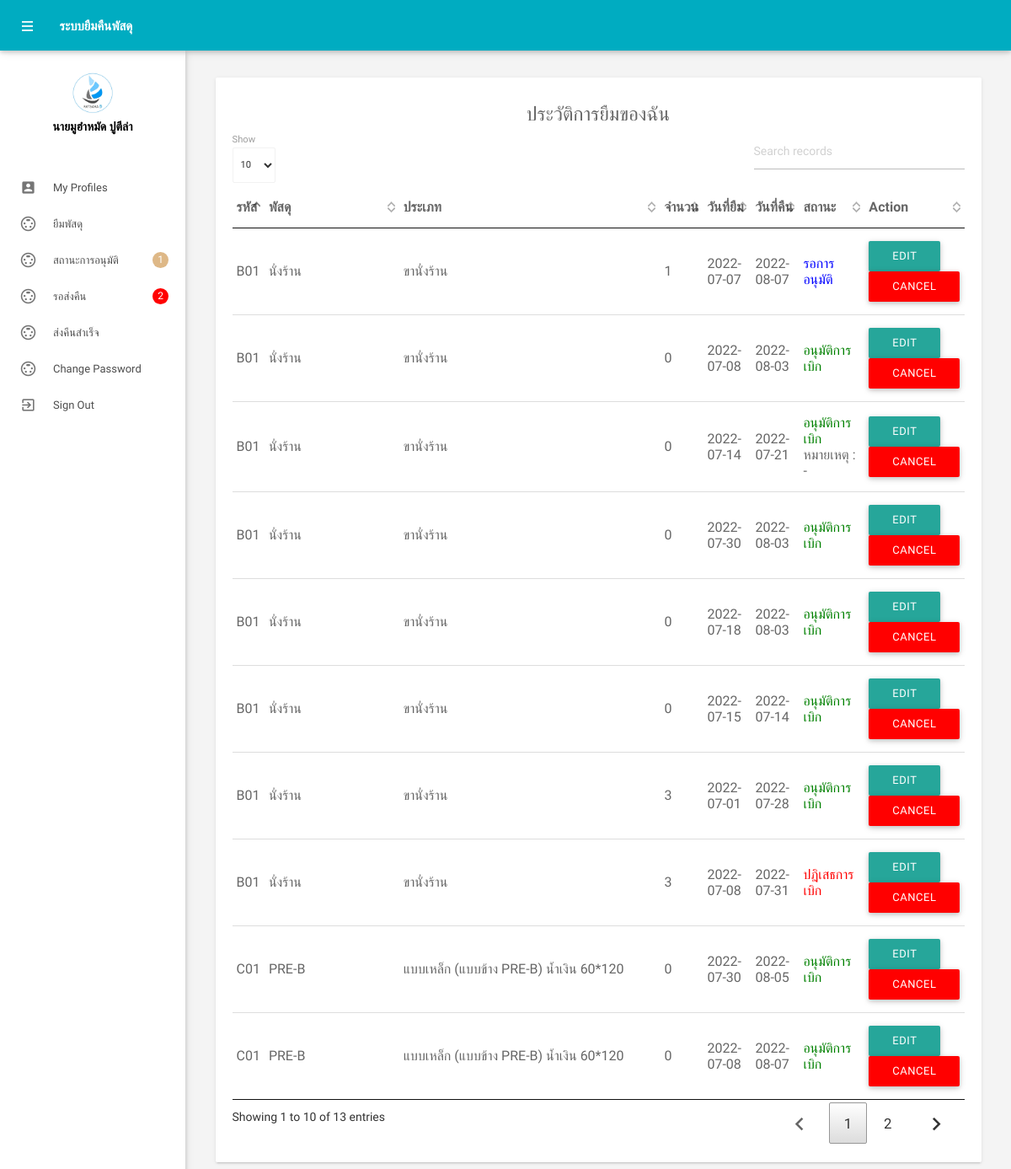
/listhistory.php (signed in), run on the app's committed database.
### tables this page shows
CREATE TABLE `tblemployees` (
  `id` int(11) NOT NULL,
  `FirstName` varchar(150) NOT NULL,
  `LastName` varchar(150) NOT NULL,
  `EmailId` varchar(200) NOT NULL,
  `Password` varchar(180) NOT NULL,
  `Gender` varchar(100) NOT NULL,
  `Address` varchar(255) NOT NULL,
  `Phonenumber` char(11) NOT NULL,
  `RegDate` timestamp NOT NULL DEFAULT current_timestamp()
);

CREATE TABLE `tbborrow` (
  `BorrowId` int(11) NOT NULL,
  `Work1` varchar(150) NOT NULL,
  `Work2` varchar(150) NOT NULL,
  `BorrowAmount` int(4) NOT NULL,
  `BorrowRequest` date NOT NULL,
  `BorrowReturn` date NOT NULL,
  `Other` varchar(150) NOT NULL,
  `StatusBorrow` int(2) NOT NULL,
  `id` int(11) NOT NULL,
  `TypePercelIdAuto` int(8) NOT NULL,
  `TimeRequest` timestamp NOT NULL DEFAULT current_timestamp() ON UPDATE current_timestamp(),
  `NoteBorrow` varchar(150) NOT NULL,
  `refuseAmount` int(4) NOT NULL
);

CREATE TABLE `tbtypepercel` (
  `TypePercelIdAuto` int(8) NOT NULL,
  `TypePercelId` varchar(15) NOT NULL,
  `TypePercelName` varchar(255) NOT NULL,
  `typePercelAmount` int(11) NOT NULL,
  `PercelIdAuto` int(11) NOT NULL
);

CREATE TABLE `tbpercel` (
  `PercelName` varchar(80) NOT NULL,
  `PercelIdAuto` int(4) NOT NULL,
  `PercelId` varchar(15) NOT NULL
);

### listhistory.php (the view, shortened to what this page needs)
<?php
include('includes/config.php');
?>
<!DOCTYPE html>
<html lang="en">
<head>
    <link type="text/css" rel="stylesheet" href="assets/plugins/materialize/css/materialize.min.css" />
    <link href="assets/plugins/material-preloader/css/materialPreloader.min.css" rel="stylesheet">
    <link href="assets/css/alpha.min.css" rel="stylesheet" type="text/css" />
    <link href="assets/css/custom.css" rel="stylesheet" type="text/css" />
    <link href="assets/plugins/datatables/css/jquery.dataTables.min.css" rel="stylesheet">
</head>
<body>
    <?php include('includes/header.php'); ?>
    <?php include('includes/sidebar.php'); ?>
    <main class="mn-inner">
        <div class="row">
            <div class="col s12 m12 l12">
                <div class="card">
                    <div class="card-content">
                        <h5 style="text-align:center;">ประวัติการยืมของฉัน</h5>
                        <table id="example" class="display responsive-table">
                            <thead>
                                <tr>
                                    <th>รหัส</th>
                                    <th width="150">พัสดุ</th>
                                    <th width="300">ประเภท</th>
                                    <th>จำนวน</th>
                                    <th>วันที่ยืม</th>
                                    <th>วันที่คืน</th>
                                    <th>สถานะ</th>
                                    <th width="30">Action</th>
                                </tr>
                            </thead>
                            <tbody>
                                <?php
                                $id = $_SESSION['eid'];
                                $sql = "
                                SELECT a.BorrowId,a.Work1,a.Work2,a.BorrowAmount,a.BorrowRequest
                                ,a.BorrowReturn,a.Other,b.StatusBorrowName,c.TypePercelId,a.NoteBorrow
                                , c.TypePercelName,d.PercelName FROM tbborrow as a
                                INNER JOIN tbstatusborrow as b ON a.StatusBorrow = b.StatusBorrow
                                INNER JOIN tbtypepercel as c ON a.TypePercelIdAuto = c.TypePercelIdAuto
                                INNER JOIN tbpercel as d ON d.PercelIdAuto = c.PercelIdAuto
                                WHERE id=:id;
                                ;
                                ";
                                $query = $dbh->prepare($sql);
                                $query->bindParam(':id', $id, PDO::PARAM_STR);
                                $query->execute();
                                $results = $query->fetchAll(PDO::FETCH_OBJ);
                                if ($query->rowCount() > 0) {
                                    foreach ($results as $result) {               ?>
                                        <tr>
                                            <td> <?php echo htmlentities($result->TypePercelId); ?></td>
                                            <td><?php echo htmlentities($result->PercelName); ?></td>
                                            <td><?php echo htmlentities($result->TypePercelName); ?></td>
                                            <td><?php echo htmlentities($result->BorrowAmount); ?></td>
                                            <td><?php echo htmlentities($result->BorrowRequest); ?></td>
                                            <td><?php echo htmlentities($result->BorrowReturn); ?></td>
                                            <td><?php
                                                if ($result->StatusBorrowName == 'รอการอนุมัติ') { ?>
                                                    <span style="color:blue;">รอการอนุมัติ</span>
                                                <?php   } else if ($result->StatusBorrowName == 'อนุมัติการเบิก') { ?>
                                                    <span style="color:green;">อนุมัติการเบิก</span>
                                                   <?php if ($result->NoteBorrow != "") {  ?>
                                                           <br> หมายเหตุ :     <?php echo "{$result->NoteBorrow}"; ?>
                                                    <?php  } ?>
                                                <?php   } else { ?>
                                                    <span style="color:red;">ปฎิเสธการเบิก</span>
                                                <?php   } ?>
                                            </td>
                                            <td>
                                                <a  class="btn btn-danger" href="edithistory.php?id=<?php echo $result->BorrowId ?>">EDIT</a>
                                                <button style="background-color:red;" class="btn btn-danger" onCLick="deleteListHistory(<?php echo htmlentities($result->BorrowId); ?>)">Cancel</button>
                                            </td>
                                        </tr>
                                <?php
                                    }
                                } ?>
                            </tbody>
                        </table>
                    </div>
                </div>
            </div>
        </div>
    </main>
    </div>
    <div class="left-sidebar-hover"></div>
</body>
</html>

### includes/header.php (shortened to what this page needs)
<div class="mn-content fixed-sidebar">
    <header class="mn-header navbar-fixed">
        <nav class="cyan darken-1">
            <div class="nav-wrapper row">
                <section class="material-design-hamburger navigation-toggle">
                    <a href="#" data-activates="slide-out" class="button-collapse show-on-large material-design-hamburger__icon">
                        <span class="material-design-hamburger__layer"></span>
                    </a>
                </section>
                <div class="header-title col s8">
                    <span class="chapter-title">ระบบยืมคืนพัสดุ</span>
                </div>
            </div>
        </nav>
    </header>

### includes/sidebar.php (shortened to what this page needs)
<aside id="slide-out" class="side-nav white fixed">
    <div class="side-nav-wrapper">
        <div class="center">
            <div class="sidebar-profile">
                <div class="sidebar-profile-image">
                    <img src="assets/images/icon-company.jpg" class="circle" alt="">
                </div>
                <div class="sidebar-profile-info">
                    <?php
                       $eid = $_SESSION['eid'];
                       $sql = "SELECT FirstName,LastName from  tblemployees where id=:eid";
                       $query = $dbh->prepare($sql);
                       $query->bindParam(':eid', $eid, PDO::PARAM_STR);
                       $query->execute();
                       $results = $query->fetchAll(PDO::FETCH_OBJ);
                       if ($query->rowCount() > 0) {
                           foreach ($results as $result) {               ?>
                            <p><?php echo htmlentities($result->FirstName . " " . $result->LastName); ?></p>
                    <?php }
                       } ?>
                </div>
            </div>
        </div>
        <ul class="sidebar-menu collapsible collapsible-accordion" data-collapsible="accordion">
            <li class="no-padding"><a class="waves-effect waves-grey" href="myprofile.php"><i class="material-icons">account_box</i>My Profiles</a></li>
            <li class="no-padding"><a class="waves-effect waves-grey" href="listpercel.php"><i class="material-icons">settings_input_svideo</i>ยืมพัสดุ</a></li>
            <li class="no-padding"><a class="waves-effect waves-grey" href="listhistory.php"><i class="material-icons">settings_input_svideo</i>สถานะการอนุมัติ
            <?php
                       $id=$_SESSION['eid'];
                       $sqlCount2 = "SELECT COUNT(StatusBorrow) as StatusBorrow FROM tbborrow WHERE StatusBorrow = 1 AND BorrowAmount > 0 AND id=:id";
                       $queryCount2 = $dbh->prepare($sqlCount2);
                       $queryCount2->bindParam(':id', $id);
                       $queryCount2->execute();
                       $resultsCount2 = $queryCount2->fetch(PDO::FETCH_ASSOC);
                       if ($resultsCount2['StatusBorrow'] > 0) { ?>
                        <span style="border-radius: 50%; background-color:burlywood; color:white;" class="badge"><?php echo $resultsCount2['StatusBorrow']; ?></span>
                    <?php }
                       ?>
           </a></li>
            <li class="no-padding"><a class="waves-effect waves-grey" href="returnpercel.php"><i class="material-icons">settings_input_svideo</i>รอส่งคืน
                    <?php
                       $sqlCount1 = "SELECT COUNT(StatusBorrow) as StatusBorrow FROM tbborrow WHERE StatusBorrow = 2 AND BorrowAmount > 0 AND id=:id";
                       $queryCount1 = $dbh->prepare($sqlCount1);
                       $queryCount1->bindParam(':id', $id);
                       $queryCount1->execute();
                       $resultsCount1 = $queryCount1->fetch(PDO::FETCH_ASSOC);
                       if ($resultsCount1['StatusBorrow'] > 0) { ?>
                        <span style="border-radius: 50%; background-color:red; color:white;" class="badge"><?php echo $resultsCount1['StatusBorrow']; ?></span>
                    <?php }
                       ?>
                </a></li>
            <li class="no-padding"><a class="waves-effect waves-grey" href="returnpercellsuccess.php"><i class="material-icons">settings_input_svideo</i>ส่งคืนสำเร็จ</a></li>
            <li class="no-padding"><a class="waves-effect waves-grey" href="emp-changepassword.php"><i class="material-icons">settings_input_svideo</i>Change Password</a></li>
            <li class="no-padding">
                <a class="waves-effect waves-grey" onclick="return confirm('แน่ใจหรือไหมที่จะออกจากระบบ ?');" href="logout.php"><i class="material-icons">exit_to_app</i>Sign
                    Out</a>
            </li>
        </ul>
    </div>
</aside>

### listhistory.php (style rules this page uses)
body { font-family: 'IBM Plex Sans Thai Looped', sans-serif; }

### data on the page
tblemployees: FirstName+LastName "นายมูฮำหมัด ปูตีล่า"
tbborrow: TypePercelIdAuto.TypePercelId "B01", tbpercel.PercelName "นั่งร้าน", TypePercelIdAuto.TypePercelName "ขานั่งร้าน", BorrowAmount "1", BorrowRequest "2022-07-07", BorrowReturn "2022-08-07", shows "รอการอนุมัติ"
tbborrow: TypePercelIdAuto.TypePercelId "B01", tbpercel.PercelName "นั่งร้าน", TypePercelIdAuto.TypePercelName "ขานั่งร้าน", BorrowAmount "0", BorrowRequest "2022-07-08", BorrowReturn "2022-08-03", shows "อนุมัติการเบิก"
tbborrow: TypePercelIdAuto.TypePercelId "B01", tbpercel.PercelName "นั่งร้าน", TypePercelIdAuto.TypePercelName "ขานั่งร้าน", BorrowAmount "0", BorrowRequest "2022-07-14", BorrowReturn "2022-07-21", NoteBorrow "-"
tbborrow: TypePercelIdAuto.TypePercelId "B01", tbpercel.PercelName "นั่งร้าน", TypePercelIdAuto.TypePercelName "ขานั่งร้าน", BorrowAmount "0", BorrowRequest "2022-07-30", BorrowReturn "2022-08-03", shows "อนุมัติการเบิก"
tbborrow: TypePercelIdAuto.TypePercelId "B01", tbpercel.PercelName "นั่งร้าน", TypePercelIdAuto.TypePercelName "ขานั่งร้าน", BorrowAmount "0", BorrowRequest "2022-07-18", BorrowReturn "2022-08-03", shows "อนุมัติการเบิก"
tbborrow: TypePercelIdAuto.TypePercelId "B01", tbpercel.PercelName "นั่งร้าน", TypePercelIdAuto.TypePercelName "ขานั่งร้าน", BorrowAmount "0", BorrowRequest "2022-07-15", BorrowReturn "2022-07-14", shows "อนุมัติการเบิก"
tbborrow: TypePercelIdAuto.TypePercelId "C01", tbpercel.PercelName "PRE-B", TypePercelIdAuto.TypePercelName "แบบเหล็ก (แบบข้าง PRE-B) น้ำเงิน 60*120", BorrowAmount "0", BorrowRequest "2022-07-30", BorrowReturn "2022-08-05", shows "อนุมัติการเบิก"
tbborrow: TypePercelIdAuto.TypePercelId "C01", tbpercel.PercelName "PRE-B", TypePercelIdAuto.TypePercelName "แบบเหล็ก (แบบข้าง PRE-B) น้ำเงิน 60*120", BorrowAmount "0", BorrowRequest "2022-07-08", BorrowReturn "2022-08-07", shows "อนุมัติการเบิก"
tbborrow: TypePercelIdAuto.TypePercelId "B01", tbpercel.PercelName "นั่งร้าน", TypePercelIdAuto.TypePercelName "ขานั่งร้าน", BorrowAmount "3", BorrowRequest "2022-07-01", BorrowReturn "2022-07-28", shows "อนุมัติการเบิก"
tbborrow: TypePercelIdAuto.TypePercelId "B01", tbpercel.PercelName "นั่งร้าน", TypePercelIdAuto.TypePercelName "ขานั่งร้าน", BorrowAmount "3", BorrowRequest "2022-07-08", BorrowReturn "2022-07-31", shows "ปฎิเสธการเบิก"

### other printed values
$resultsCount2['StatusBorrow'] "1"
$resultsCount1['StatusBorrow'] "2"
